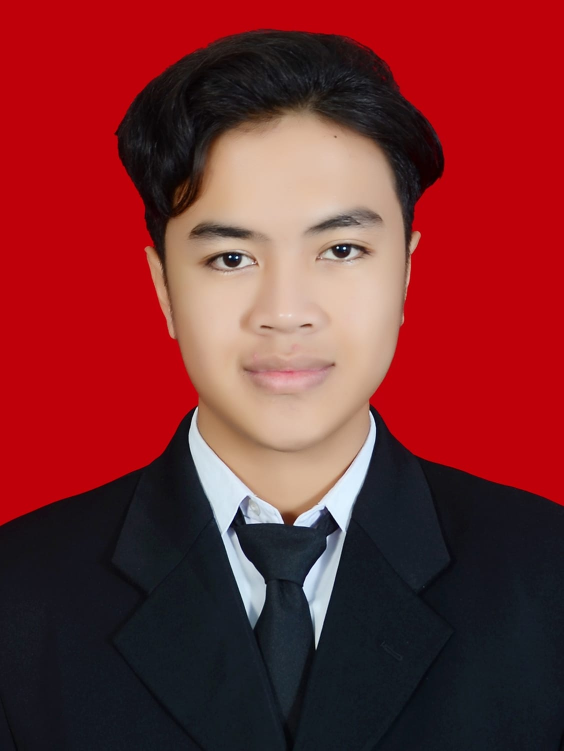
#> input picture ML/uploads/images/Shamil.jpg, 1127 x 1502 px (shown at 1/2 size)
$ python -i feature_extraction.py   (imports and definitions only)
#> lines starting #> are read from the running program, lines starting #| are printed output that depends on the picture
import cv2
import numpy as np
from skimage.feature import local_binary_pattern
from config import hog_weight, lbp_weight

def detect_face_region(image):
    face_cascade = cv2.CascadeClassifier(cv2.data.haarcascades + 'haarcascade_frontalface_default.xml')
    gray_image = cv2.cvtColor(image, cv2.COLOR_BGR2GRAY)
    faces = face_cascade.detectMultiScale(
        gray_image, scaleFactor=1.1, minNeighbors=5, minSize=(30, 30)
    )
    if len(faces) > 0:
        x, y, w, h = faces[0]
        face_region = gray_image[y:y+h, x:x+w]
    else:
        face_region = gray_image  # Jika wajah tidak terdeteksi, gunakan seluruh gambar
    return face_region

def extract_lbp_features(face_region):
    """
    Ekstrak fitur LBP dari wajah pada gambar.
    """
    face_resized = cv2.resize(face_region, (128, 128), interpolation=cv2.INTER_AREA)
    lbp = local_binary_pattern(face_resized, P=24, R=8, method='uniform')
    n_bins = int(lbp.max() + 1)
    lbp_hist, _ = np.histogram(lbp.ravel(), bins=n_bins, density=True)
    return lbp_hist

def extract_hog_features(face_region):
    """
    Ekstrak fitur HOG dari wajah pada gambar.
    """
    resized_image = cv2.resize(face_region, (64, 128))
    hog = cv2.HOGDescriptor(
        _winSize=(64, 128),
        _blockSize=(16, 16),
        _blockStride=(8, 8),
        _cellSize=(8, 8),
        _nbins=9
    )
    hog_features = hog.compute(resized_image)
    return hog_features.flatten()

def extract_features(image):
    """
    Gabungkan fitur LBP dan HOG dengan bobot masing-masing.
    """
    face_region = detect_face_region(image)
    lbp_features = extract_lbp_features(face_region)
    hog_features = extract_hog_features(face_region)
    combined_features = np.hstack((lbp_features * lbp_weight, hog_features * hog_weight))
    return combined_features

>>> import cv2
>>> picture = cv2.imread('uploads/images/Shamil.jpg')
#> picture is the input picture: shape (1502, 1127, 3); mean B, G, R 46.2, 43.4, 121.7
>>> result = extract_features(picture)
#> in detect_face_region, `gray_image = cv2.cvtColor(image, cv2.COLOR_BGR2GRAY)`:
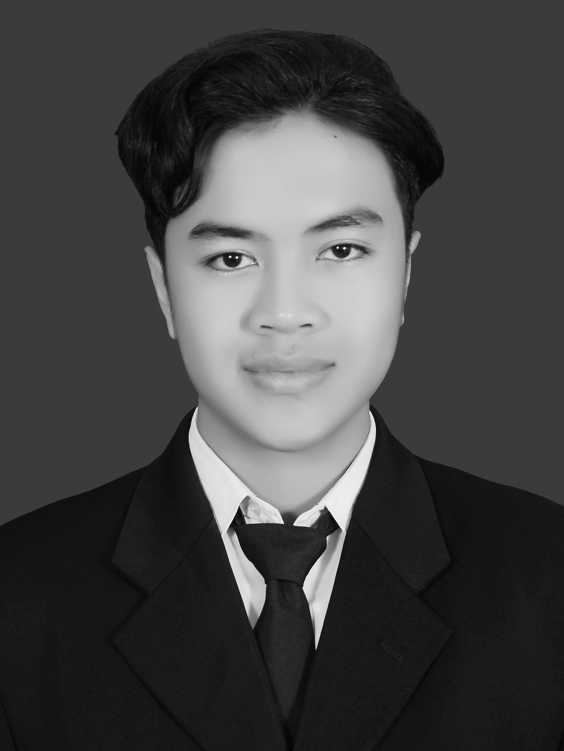
#> gray_image: shape (1502, 1127) (shown at 1/2 size); min 0, max 253, mean 67
#> in detect_face_region, `faces = face_cascade.detectMultiScale( gray_image, scaleFactor=1.1, mi..`: faces = [[271, 273, 601, 601]]
#> in detect_face_region, `x, y, w, h = faces[0]`: x = 271; y = 273; w = 601
#> in detect_face_region, `face_region = gray_image[y:y+h, x:x+w]`:
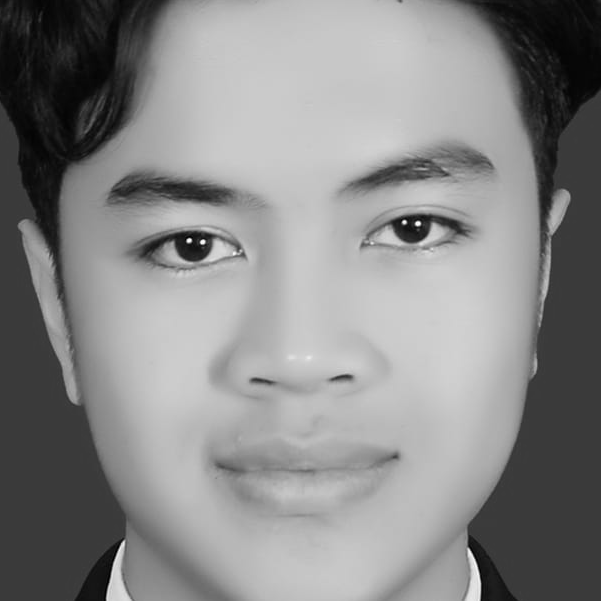
#> face_region: shape (601, 601); min 0, max 253, mean 135.4
#> in extract_lbp_features, `lbp = local_binary_pattern(face_resized, P=24, R=8, method='uniform')`:
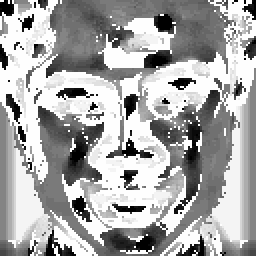
#> lbp: shape (128, 128) float64 (shown 2 times larger); min 0, max 25, mean 16.5; drawn with min black and max white
#> in extract_lbp_features, `n_bins = int(lbp.max() + 1)`: n_bins = 26
#> in extract_lbp_features, `lbp_hist, _ = np.histogram(lbp.ravel(), bins=n_bins, density=True)`: lbp_hist = 26 values, max 0.34 at index 25, min 0.00654 at index 20, mean 0.04
#> in extract_features, `lbp_features = extract_lbp_features(face_region)`: lbp_features has the same summary as lbp_hist in extract_lbp_features
#> in extract_hog_features, `resized_image = cv2.resize(face_region, (64, 128))`:
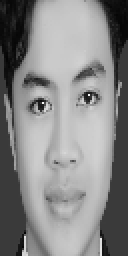
#> resized_image: shape (128, 64) (shown 2 times larger); min 4, max 245, mean 135.4
#> in extract_hog_features, `hog_features = hog.compute(resized_image)`: hog_features = 3780 values, max 0.479 at index 2762, min 0 at index 264, mean 0.116
#> in extract_features, `combined_features = np.hstack((lbp_features * lbp_weight, hog_features..`: combined_features = 3806 values, max 0.238 at index 25, min 0 at index 290, mean 0.0346
#> result has the same summary as combined_features in extract_features

$ run again, on ML/uploads/images/arka.jpg
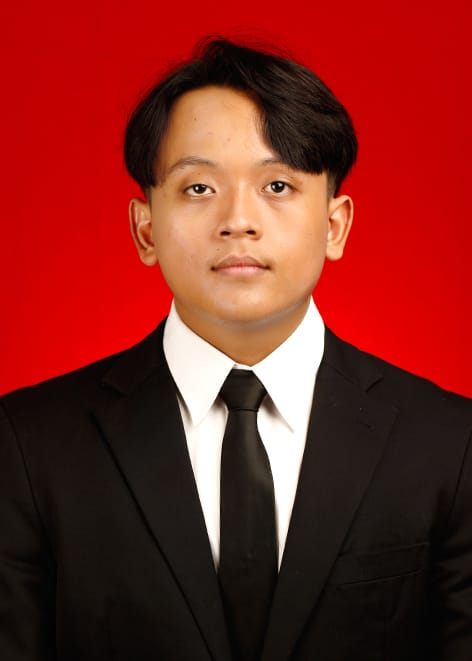
#> input picture ML/uploads/images/arka.jpg, 472 x 661 px
#> picture is the input picture: shape (661, 472, 3); mean B, G, R 31.8, 38.8, 124.3
#> faces = [[130, 107, 209, 209]]
#> x = 130; y = 107; w = 209
#> in extract_lbp_features, `lbp = local_binary_pattern(face_resized, P=24, R=8, method='uniform')`:
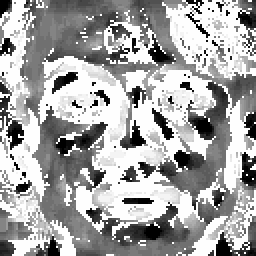
#> lbp: shape (128, 128) float64 (shown 2 times larger); min 0, max 25, mean 16.2; drawn with min black and max white
#> n_bins = 26
#> lbp_hist = 26 values, max 0.403 at index 25, min 0.00863 at index 20, mean 0.04
#> lbp_features has the same summary as lbp_hist in extract_lbp_features
#> in extract_hog_features, `resized_image = cv2.resize(face_region, (64, 128))`:
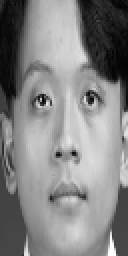
#> resized_image: shape (128, 64) (shown 2 times larger); min 2, max 254, mean 132.4
#> in extract_hog_features, `hog_features = hog.compute(resized_image)`: hog_features = 3780 values, max 0.485 at index 18, min 0 at index 446, mean 0.127
#> combined_features = 3806 values, max 0.282 at index 25, min 0 at index 472, mean 0.0382
#> result has the same summary as combined_features in extract_features

$ run again, on ML/uploads/images/gwen.JPG
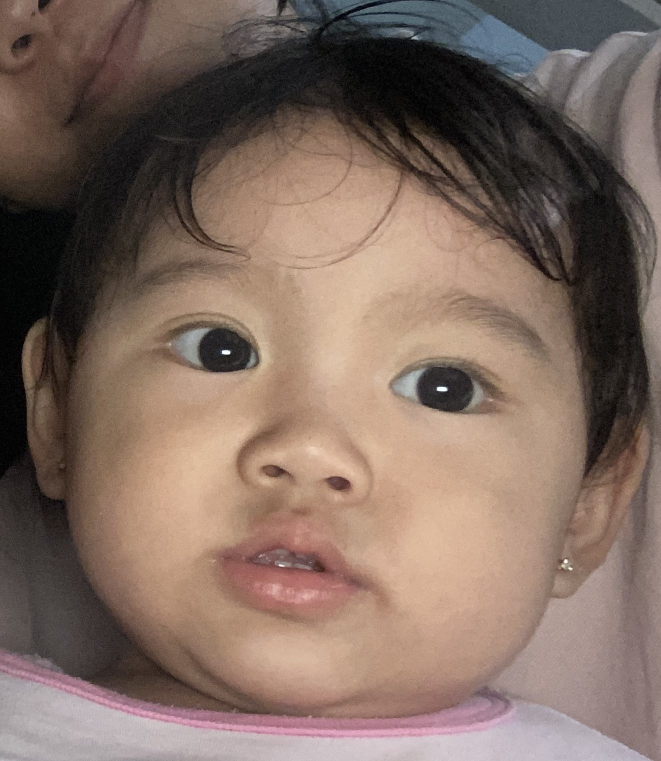
#> input picture ML/uploads/images/gwen.JPG, 1322 x 1522 px (shown at 1/2 size)
#> picture is the input picture: shape (1522, 1322, 3); mean B, G, R 97.1, 107.8, 128.4
#> faces = [[109, 329, 1097, 1097]]
#> x = 109; y = 329; w = 1097
#> in extract_lbp_features, `lbp = local_binary_pattern(face_resized, P=24, R=8, method='uniform')`:
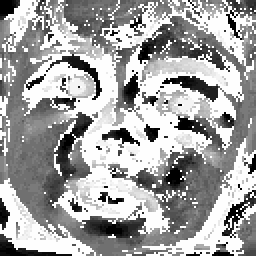
#> lbp: shape (128, 128) float64 (shown 2 times larger); min 0, max 25, mean 16; drawn with min black and max white
#> n_bins = 26
#> lbp_hist = 26 values, max 0.391 at index 25, min 0.0099 at index 20, mean 0.04
#> lbp_features has the same summary as lbp_hist in extract_lbp_features
#> in extract_hog_features, `resized_image = cv2.resize(face_region, (64, 128))`:
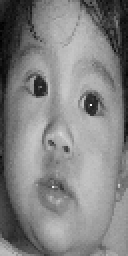
#> resized_image: shape (128, 64) (shown 2 times larger); min 0, max 251, mean 130.8
#> in extract_hog_features, `hog_features = hog.compute(resized_image)`: hog_features = 3780 values, max 0.407 at index 3510, min 0 at index 320, mean 0.14
#> combined_features = 3806 values, max 0.273 at index 25, min 0 at index 346, mean 0.0419
#> result has the same summary as combined_features in extract_features
